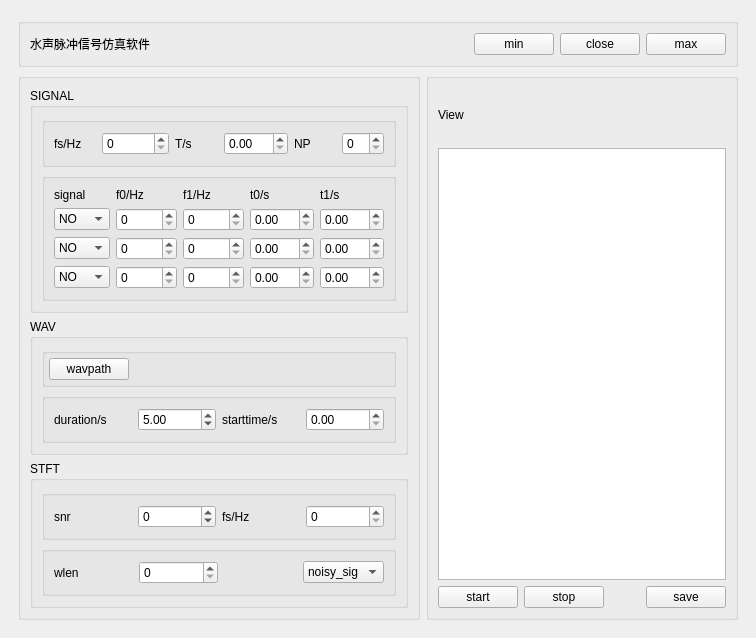
<?xml version="1.0" encoding="UTF-8"?>
<ui version="4.0">
 <class>MainWindow</class>
 <widget class="QMainWindow" name="MainWindow">
  <property name="geometry">
   <rect>
    <x>0</x>
    <y>0</y>
    <width>756</width>
    <height>534</height>
   </rect>
  </property>
  <property name="windowTitle">
   <string>水声脉冲信号仿真界面</string>
  </property>
  <widget class="QWidget" name="centralwidget">
   <layout class="QGridLayout" name="gridLayout">
    <item row="0" column="1">
     <widget class="QWidget" name="widget" native="true">
      <layout class="QGridLayout" name="gridLayout_3">
       <item row="0" column="0">
        <layout class="QVBoxLayout" name="verticalLayout_6">
         <item>
          <widget class="QGroupBox" name="groupBox">
           <property name="title">
            <string/>
           </property>
           <layout class="QHBoxLayout" name="horizontalLayout_2">
            <item>
             <widget class="QLabel" name="title">
              <property name="text">
               <string>水声脉冲信号仿真软件</string>
              </property>
             </widget>
            </item>
            <item>
             <spacer name="horizontalSpacer">
              <property name="orientation">
               <enum>Qt::Horizontal</enum>
              </property>
              <property name="sizeHint" stdset="0">
               <size>
                <width>345</width>
                <height>20</height>
               </size>
              </property>
             </spacer>
            </item>
            <item>
             <layout class="QHBoxLayout" name="horizontalLayout">
              <item>
               <widget class="QPushButton" name="minButton">
                <property name="text">
                 <string>min</string>
                </property>
               </widget>
              </item>
              <item>
               <widget class="QPushButton" name="closeButton">
                <property name="text">
                 <string>close</string>
                </property>
               </widget>
              </item>
              <item>
               <widget class="QPushButton" name="maxButton">
                <property name="text">
                 <string>max</string>
                </property>
               </widget>
              </item>
             </layout>
            </item>
           </layout>
          </widget>
         </item>
         <item>
          <layout class="QHBoxLayout" name="horizontalLayout_10" stretch="2,3">
           <item>
            <widget class="QGroupBox" name="groupBox_3">
             <property name="title">
              <string/>
             </property>
             <layout class="QVBoxLayout" name="verticalLayout_5">
              <item>
               <widget class="QGroupBox" name="groupBox_4">
                <property name="title">
                 <string>SIGNAL</string>
                </property>
                <layout class="QVBoxLayout" name="verticalLayout_4">
                 <item>
                  <widget class="QGroupBox" name="groupBox_9">
                   <property name="title">
                    <string/>
                   </property>
                   <layout class="QHBoxLayout" name="horizontalLayout_7">
                    <item>
                     <widget class="QLabel" name="signalfs">
                      <property name="text">
                       <string>fs/Hz</string>
                      </property>
                     </widget>
                    </item>
                    <item>
                     <widget class="QSpinBox" name="signalfsSpinBox">
                      <property name="maximum">
                       <number>100000</number>
                      </property>
                     </widget>
                    </item>
                    <item>
                     <widget class="QLabel" name="signalT">
                      <property name="text">
                       <string>T/s</string>
                      </property>
                     </widget>
                    </item>
                    <item>
                     <widget class="QDoubleSpinBox" name="signalTSpinBox">
                      <property name="maximum">
                       <double>100.000000000000000</double>
                      </property>
                     </widget>
                    </item>
                    <item>
                     <widget class="QLabel" name="signalNP">
                      <property name="text">
                       <string>NP</string>
                      </property>
                     </widget>
                    </item>
                    <item>
                     <widget class="QSpinBox" name="signalNPSpinBox"/>
                    </item>
                   </layout>
                  </widget>
                 </item>
                 <item>
                  <widget class="QGroupBox" name="groupBox_10">
                   <property name="title">
                    <string/>
                   </property>
                   <layout class="QGridLayout" name="gridLayout_2" columnstretch="1,1,1,1,1,0">
                    <item row="3" column="3">
                     <widget class="QDoubleSpinBox" name="sig3t0">
                      <property name="maximum">
                       <double>100.000000000000000</double>
                      </property>
                     </widget>
                    </item>
                    <item row="1" column="4" colspan="2">
                     <widget class="QDoubleSpinBox" name="sig1t1">
                      <property name="maximum">
                       <double>100.000000000000000</double>
                      </property>
                     </widget>
                    </item>
                    <item row="2" column="4" colspan="2">
                     <widget class="QDoubleSpinBox" name="sig2t1">
                      <property name="maximum">
                       <double>100.000000000000000</double>
                      </property>
                     </widget>
                    </item>
                    <item row="2" column="0">
                     <widget class="QComboBox" name="sig2">
                      <item>
                       <property name="text">
                        <string>NO</string>
                       </property>
                      </item>
                      <item>
                       <property name="text">
                        <string>CW</string>
                       </property>
                      </item>
                      <item>
                       <property name="text">
                        <string>LFM</string>
                       </property>
                      </item>
                      <item>
                       <property name="text">
                        <string>HFM</string>
                       </property>
                      </item>
                     </widget>
                    </item>
                    <item row="1" column="1">
                     <widget class="QSpinBox" name="sig1f0">
                      <property name="maximum">
                       <number>10000</number>
                      </property>
                     </widget>
                    </item>
                    <item row="2" column="2">
                     <widget class="QSpinBox" name="sig2f1">
                      <property name="maximum">
                       <number>10000</number>
                      </property>
                     </widget>
                    </item>
                    <item row="0" column="1">
                     <widget class="QLabel" name="label_3">
                      <property name="text">
                       <string>f0/Hz</string>
                      </property>
                     </widget>
                    </item>
                    <item row="1" column="3">
                     <widget class="QDoubleSpinBox" name="sig1t0">
                      <property name="maximum">
                       <double>100.000000000000000</double>
                      </property>
                     </widget>
                    </item>
                    <item row="2" column="3">
                     <widget class="QDoubleSpinBox" name="sig2t0">
                      <property name="maximum">
                       <double>100.000000000000000</double>
                      </property>
                     </widget>
                    </item>
                    <item row="0" column="4">
                     <widget class="QLabel" name="label_6">
                      <property name="text">
                       <string>t1/s</string>
                      </property>
                     </widget>
                    </item>
                    <item row="0" column="0">
                     <widget class="QLabel" name="label">
                      <property name="text">
                       <string>signal</string>
                      </property>
                     </widget>
                    </item>
                    <item row="3" column="2">
                     <widget class="QSpinBox" name="sig3f1">
                      <property name="maximum">
                       <number>10000</number>
                      </property>
                     </widget>
                    </item>
                    <item row="1" column="2">
                     <widget class="QSpinBox" name="sig1f1">
                      <property name="maximum">
                       <number>10000</number>
                      </property>
                     </widget>
                    </item>
                    <item row="3" column="1">
                     <widget class="QSpinBox" name="sig3f0">
                      <property name="maximum">
                       <number>10000</number>
                      </property>
                     </widget>
                    </item>
                    <item row="1" column="0">
                     <widget class="QComboBox" name="sig1">
                      <item>
                       <property name="text">
                        <string>NO</string>
                       </property>
                      </item>
                      <item>
                       <property name="text">
                        <string>CW</string>
                       </property>
                      </item>
                      <item>
                       <property name="text">
                        <string>LFM</string>
                       </property>
                      </item>
                      <item>
                       <property name="text">
                        <string>HFM</string>
                       </property>
                      </item>
                     </widget>
                    </item>
                    <item row="3" column="4" colspan="2">
                     <widget class="QDoubleSpinBox" name="sig3t1">
                      <property name="maximum">
                       <double>100.000000000000000</double>
                      </property>
                     </widget>
                    </item>
                    <item row="0" column="2">
                     <widget class="QLabel" name="label_4">
                      <property name="text">
                       <string>f1/Hz</string>
                      </property>
                     </widget>
                    </item>
                    <item row="3" column="0">
                     <widget class="QComboBox" name="sig3">
                      <item>
                       <property name="text">
                        <string>NO</string>
                       </property>
                      </item>
                      <item>
                       <property name="text">
                        <string>CW</string>
                       </property>
                      </item>
                      <item>
                       <property name="text">
                        <string>LFM</string>
                       </property>
                      </item>
                      <item>
                       <property name="text">
                        <string>HFM</string>
                       </property>
                      </item>
                     </widget>
                    </item>
                    <item row="2" column="1">
                     <widget class="QSpinBox" name="sig2f0">
                      <property name="maximum">
                       <number>10000</number>
                      </property>
                     </widget>
                    </item>
                    <item row="0" column="3">
                     <widget class="QLabel" name="label_5">
                      <property name="text">
                       <string>t0/s</string>
                      </property>
                     </widget>
                    </item>
                   </layout>
                  </widget>
                 </item>
                </layout>
               </widget>
              </item>
              <item>
               <widget class="QGroupBox" name="groupBox_7">
                <property name="title">
                 <string>WAV</string>
                </property>
                <layout class="QVBoxLayout" name="verticalLayout_2">
                 <item>
                  <widget class="QGroupBox" name="groupBox_8">
                   <property name="title">
                    <string/>
                   </property>
                   <layout class="QHBoxLayout" name="horizontalLayout_5" stretch="1,5">
                    <property name="spacing">
                     <number>6</number>
                    </property>
                    <property name="leftMargin">
                     <number>4</number>
                    </property>
                    <property name="topMargin">
                     <number>4</number>
                    </property>
                    <property name="rightMargin">
                     <number>0</number>
                    </property>
                    <property name="bottomMargin">
                     <number>4</number>
                    </property>
                    <item>
                     <widget class="QPushButton" name="wavchoose">
                      <property name="text">
                       <string>wavpath</string>
                      </property>
                     </widget>
                    </item>
                    <item>
                     <widget class="QLabel" name="wavfilepath">
                      <property name="text">
                       <string/>
                      </property>
                     </widget>
                    </item>
                   </layout>
                  </widget>
                 </item>
                 <item>
                  <widget class="QGroupBox" name="groupBox_5">
                   <property name="title">
                    <string/>
                   </property>
                   <layout class="QHBoxLayout" name="horizontalLayout_6">
                    <item>
                     <widget class="QLabel" name="wavduration">
                      <property name="text">
                       <string>duration/s</string>
                      </property>
                     </widget>
                    </item>
                    <item>
                     <widget class="QDoubleSpinBox" name="wavdurationSpinBox">
                      <property name="value">
                       <double>5.000000000000000</double>
                      </property>
                     </widget>
                    </item>
                    <item>
                     <widget class="QLabel" name="wavstarttime">
                      <property name="text">
                       <string>starttime/s</string>
                      </property>
                     </widget>
                    </item>
                    <item>
                     <widget class="QDoubleSpinBox" name="wavstarttimeSpinBox"/>
                    </item>
                   </layout>
                  </widget>
                 </item>
                </layout>
               </widget>
              </item>
              <item>
               <widget class="QGroupBox" name="groupBox_6">
                <property name="title">
                 <string>STFT</string>
                </property>
                <layout class="QVBoxLayout" name="verticalLayout_3">
                 <item>
                  <widget class="QGroupBox" name="groupBox_11">
                   <property name="title">
                    <string/>
                   </property>
                   <layout class="QHBoxLayout" name="horizontalLayout_8">
                    <item>
                     <widget class="QLabel" name="snr">
                      <property name="text">
                       <string>snr</string>
                      </property>
                     </widget>
                    </item>
                    <item>
                     <widget class="QSpinBox" name="snrSpinBox">
                      <property name="minimum">
                       <number>-99</number>
                      </property>
                     </widget>
                    </item>
                    <item>
                     <widget class="QLabel" name="stftfs">
                      <property name="text">
                       <string>fs/Hz</string>
                      </property>
                     </widget>
                    </item>
                    <item>
                     <widget class="QSpinBox" name="stftfsSpinBox">
                      <property name="maximum">
                       <number>100000</number>
                      </property>
                     </widget>
                    </item>
                   </layout>
                  </widget>
                 </item>
                 <item>
                  <widget class="QGroupBox" name="groupBox_12">
                   <property name="title">
                    <string/>
                   </property>
                   <layout class="QHBoxLayout" name="horizontalLayout_9" stretch="1,1,1,1">
                    <item>
                     <widget class="QLabel" name="wlen">
                      <property name="text">
                       <string>wlen</string>
                      </property>
                     </widget>
                    </item>
                    <item>
                     <widget class="QSpinBox" name="wlenspinBox">
                      <property name="maximum">
                       <number>10000</number>
                      </property>
                     </widget>
                    </item>
                    <item>
                     <spacer name="horizontalSpacer_4">
                      <property name="orientation">
                       <enum>Qt::Horizontal</enum>
                      </property>
                      <property name="sizeHint" stdset="0">
                       <size>
                        <width>49</width>
                        <height>20</height>
                       </size>
                      </property>
                     </spacer>
                    </item>
                    <item>
                     <widget class="QComboBox" name="stftcomboBox">
                      <item>
                       <property name="text">
                        <string>noisy_sig</string>
                       </property>
                      </item>
                      <item>
                       <property name="text">
                        <string>noise</string>
                       </property>
                      </item>
                      <item>
                       <property name="text">
                        <string>sig</string>
                       </property>
                      </item>
                     </widget>
                    </item>
                   </layout>
                  </widget>
                 </item>
                </layout>
               </widget>
              </item>
             </layout>
            </widget>
           </item>
           <item>
            <widget class="QGroupBox" name="groupBox_2">
             <property name="title">
              <string/>
             </property>
             <layout class="QVBoxLayout" name="verticalLayout" stretch="1,8,1">
              <item>
               <layout class="QHBoxLayout" name="horizontalLayout_4" stretch="0,0">
                <item>
                 <widget class="QLabel" name="label_2">
                  <property name="text">
                   <string>View</string>
                  </property>
                 </widget>
                </item>
                <item>
                 <spacer name="horizontalSpacer_3">
                  <property name="orientation">
                   <enum>Qt::Horizontal</enum>
                  </property>
                  <property name="sizeHint" stdset="0">
                   <size>
                    <width>40</width>
                    <height>20</height>
                   </size>
                  </property>
                 </spacer>
                </item>
               </layout>
              </item>
              <item>
               <widget class="QGraphicsView" name="stft_show"/>
              </item>
              <item>
               <layout class="QHBoxLayout" name="horizontalLayout_3">
                <item>
                 <widget class="QPushButton" name="start">
                  <property name="text">
                   <string>start</string>
                  </property>
                 </widget>
                </item>
                <item>
                 <widget class="QPushButton" name="stop">
                  <property name="text">
                   <string>stop</string>
                  </property>
                 </widget>
                </item>
                <item>
                 <spacer name="horizontalSpacer_2">
                  <property name="orientation">
                   <enum>Qt::Horizontal</enum>
                  </property>
                  <property name="sizeHint" stdset="0">
                   <size>
                    <width>40</width>
                    <height>20</height>
                   </size>
                  </property>
                 </spacer>
                </item>
                <item>
                 <widget class="QPushButton" name="save">
                  <property name="text">
                   <string>save</string>
                  </property>
                 </widget>
                </item>
               </layout>
              </item>
             </layout>
            </widget>
           </item>
          </layout>
         </item>
        </layout>
       </item>
      </layout>
     </widget>
    </item>
   </layout>
  </widget>
 </widget>
 <resources/>
 <connections/>
</ui>
